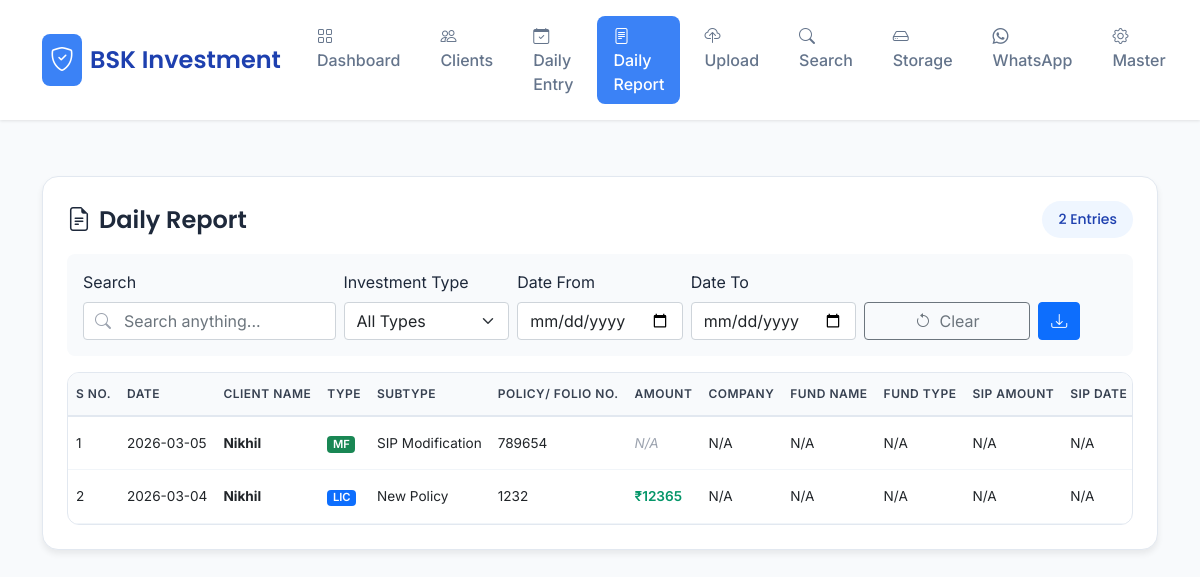
The app's page /daily_report with its own data.
### tables this page shows
CREATE TABLE "daily_entries" (
    id INTEGER PRIMARY KEY AUTOINCREMENT,
    entry_date DATE,
    client_name TEXT,
    investment_type TEXT,
    lic_subtype TEXT,
    lic_policy_number TEXT,
    lic_plan_term TEXT,
    amount REAL,
    note TEXT,
    file_no TEXT,
    pan_card TEXT,
    address TEXT,
    hi_policy TEXT,
    hi_dob DATE,
    hi_plan_term TEXT,
    hi_doc DATE,
    hi_year TEXT,
    hi_sum_assured REAL,
    mf_folio TEXT,
    mf_company_id INTEGER,
    mf_fund_id INTEGER,
    mf_fund_id_to INTEGER,
    mf_subtype TEXT,
    mf_stp_date DATE,
    mf_stp_start_date DATE,
    mf_stp_end_date DATE,
    mf_sip_amount REAL,
    mf_sip_date INTEGER,
    mf_sip_start_date DATE,
    mf_sip_end_date DATE,
    mf_transmission_type TEXT,
    mf_claimant_name TEXT,
    mf_claimant_relation TEXT,
    mf_companies TEXT,
    mf_folios TEXT,
    mf_sip_frequency TEXT,
    mf_switch_fund_from INTEGER,
    mf_switch_fund_to INTEGER,
    mf_new_address TEXT,
    mf_old_bank_detail TEXT,
    mf_new_bank_detail TEXT,
    mf_fund_type TEXT,
    mf_fund_subtype TEXT,
    client_id INTEGER,
    hi_company_id INTEGER,
    hi_product_id INTEGER,
    created_at TIMESTAMP DEFAULT CURRENT_TIMESTAMP,
    it_address TEXT,
    id_type TEXT,
    stp_fund_type TEXT,
    stp_fund_subtype TEXT,
    switch_fund_type TEXT,
    switch_fund_subtype TEXT,
    mf_swp_amount REAL,
    mf_swp_start_date DATE,
    mf_swp_end_date DATE,
    hi_expiry_date DATE
);

### app.py (the view)
@app.route('/daily_report')
def daily_report():
    try:
        conn = get_db_connection()
        if conn is None:
            flash("Database error", "error")
            return render_template('daily_report.html', entries=[], companies=[], hi_companies=[], mf_funds=[], hi_products=[], clients=[])
        entries = conn.execute('''
            SELECT de.*,
            COALESCE(c.client_images, '') as client_images,
            COALESCE(e.entry_images, '') as entry_images,
            cl.client_type as client_category
            FROM daily_entries de
            LEFT JOIN clients cl ON de.client_id = cl.id
            LEFT JOIN (
                SELECT client_id, GROUP_CONCAT(filename) as client_images
                FROM documents
                WHERE daily_entry_id IS NULL
                GROUP BY client_id
            ) c ON de.client_id = c.client_id
            LEFT JOIN (
                SELECT daily_entry_id, GROUP_CONCAT(filename) as entry_images
                FROM documents
                WHERE daily_entry_id IS NOT NULL
                GROUP BY daily_entry_id
            ) e ON de.id = e.daily_entry_id
            ORDER BY de.entry_date DESC, de.id DESC
        ''').fetchall()
        companies = conn.execute('SELECT * FROM mf_companies ORDER BY name').fetchall()
        hi_companies = conn.execute('SELECT * FROM hi_companies ORDER BY name').fetchall()
        mf_funds = conn.execute('SELECT * FROM mf_funds ORDER BY fund_name').fetchall()
        hi_products = conn.execute('SELECT * FROM hi_products ORDER BY product_name').fetchall()
        clients = conn.execute('SELECT * FROM clients ORDER BY name').fetchall()
        conn.close()
        entries = [dict(row) for row in entries]
        companies = [dict(row) for row in companies]
        hi_companies = [dict(row) for row in hi_companies]
        mf_funds = [dict(row) for row in mf_funds]
        hi_products = [dict(row) for row in hi_products]
        clients = [dict(row) for row in clients]
        def get_company_name(company_id):
            if not company_id:
                return 'N/A'
            company = next((c for c in companies if c['id'] == company_id), None)
            return company['name'] if company else 'N/A'
        def get_hi_company_name(company_id):
            if not company_id:
                return 'N/A'
            company = next((c for c in hi_companies if c['id'] == company_id), None)
            return company['name'] if company else 'N/A'
        def get_fund_name(fund_id):
            if not fund_id:
                return 'N/A'
            fund = next((f for f in mf_funds if f['id'] == fund_id), None)
            return fund['fund_name'] if fund else 'N/A'
        return render_template('daily_report.html',
            entries=entries,
            companies=companies,
            hi_companies=hi_companies,
            mf_funds=mf_funds,
            hi_products=hi_products,
            clients=clients,
            get_company_name=get_company_name,
            get_hi_company_name=get_hi_company_name,
            get_fund_name=get_fund_name)
    except Exception as e:
        logger.error(f"Error in daily_report: {e}")
        flash("Error loading daily report", "error")
        return render_template('daily_report.html', entries=[], companies=[], hi_companies=[], mf_funds=[], hi_products=[], clients=[],
            get_company_name=lambda x: 'N/A',
            get_hi_company_name=lambda x: 'N/A',
            get_fund_name=lambda x: 'N/A')

### app.py (called while the page is built)
def get_db_connection():
    try:
        conn = sqlite3.connect('documents.db')
        conn.row_factory = sqlite3.Row
        return conn
    except sqlite3.Error as e:
        logger.error(f"Database connection error: {e}")
        flash("Database connection error. Please try again.", "error")
        return None

### templates/daily_report.html (shortened to what this page needs)
<!DOCTYPE html>
<html lang="en">
<head>
    <link href="https://cdn.jsdelivr.net/npm/bootstrap@5.1.3/dist/css/bootstrap.min.css" rel="stylesheet">
    <link rel="stylesheet" href="https://cdn.jsdelivr.net/npm/bootstrap-icons@1.8.1/font/bootstrap-icons.css">
</head>
{% set active_page = 'daily_report' %}
{% include '_navbar.html' %}
<main class="container py-4">
    <div class="page-container">
        <div class="page-title">
            <span><i class="bi bi-file-earmark-text me-2"></i>Daily Report</span>
            <span class="entry-count">{{ entries|length }} Entries</span>
        </div>
        <div class="filter-section">
            <div class="row g-2 align-items-end">
                <div class="col-md-3">
                    <label class="form-label">Search</label>
                    <div class="search-box">
                        <i class="bi bi-search"></i>
                        <input type="text" id="searchAll" class="form-control" placeholder="Search anything...">
                    </div>
                </div>
                <div class="col-md-2">
                    <label class="form-label">Investment Type</label>
                    <select id="filterType" class="form-select">
                        <option value="">All Types</option>
                    </select>
                </div>
                <div class="col-md-2">
                    <label class="form-label">Date From</label>
                    <input type="date" id="filterDateFrom" class="form-control">
                </div>
                <div class="col-md-2">
                    <label class="form-label">Date To</label>
                    <input type="date" id="filterDateTo" class="form-control">
                </div>
                <div class="col-md-2">
                    <button onclick="clearFilters()" class="btn btn-outline-secondary w-100">
                        <i class="bi bi-arrow-counterclockwise me-1"></i> Clear
                    </button>
                </div>
                <div class="col-md-1">
                    <button class="btn btn-primary" onclick="exportToExcel()">
                        <i class="bi bi-download"></i>
                    </button>
                </div>
            </div>
        </div>
        <div class="table-container">
            <div class="table-responsive">
                <table class="table table-hover" id="reportTable">
                    <thead>
                        <tr>
                            <th>S No.</th>
                            <th>Date</th>
                            <th>Client Name</th>
                            <th>Type</th>
                            <th>Subtype</th>
                            <th>Policy/ Folio No.</th>
                            <th>Amount</th>
                            <th>Company</th>
                            <th>Fund Name</th>
                            <th>Fund Type</th>
                            <th>SIP Amount</th>
                            <th>SIP Date</th>
                        </tr>
                    </thead>
                    <tbody>
                        {% for entry in entries %}
                        <tr data-id="{{ entry['id'] }}"
                            data-date="{{ entry['entry_date'] or '' }}"
                            data-client="{{ entry['client_name'] or '' }}"
                            data-type="{{ entry['investment_type'] or '' }}"
                            data-all="{{ entry|tojson }}">
                            <td>{{ loop.index }}</td>
                            <td>{{ entry['entry_date'] or 'N/A' }}</td>
                            <td><strong>{{ entry['client_name'] or 'N/A' }}</strong></td>
                            <td>
                                {% if entry['investment_type'] == 'LIC' %}<span class="badge bg-primary badge-type">LIC</span>
                                {% elif entry['investment_type'] == 'Mutual Fund' %}<span class="badge bg-success badge-type">MF</span>
                                {% elif entry['investment_type'] == 'Health Insurance' %}<span class="badge bg-warning text-dark badge-type">HI</span>
                                {% elif entry['investment_type'] == 'Income Tax' %}<span class="badge bg-info text-dark badge-type">IT</span>
                                {% elif entry['investment_type'] == 'ID Section' %}<span class="badge bg-secondary badge-type">ID</span>
                                {% else %}<span class="badge bg-light text-dark badge-type">-</span>
                                {% endif %}
                            </td>
                            <td>{{ entry['lic_subtype'] or entry['mf_subtype'] or entry['id_type'] or 'N/A' }}</td>
                            <td>{{ entry['lic_policy_number'] or entry['mf_folio'] or entry['hi_policy'] or entry['file_no'] or 'N/A' }}</td>
                            <td>
                                {% if entry.amount %}<span class="amount-text">₹{{ entry.amount|int }}</span>
                                {% elif entry.hi_sum_assured %}<span class="amount-text">₹{{ entry.hi_sum_assured|int }}</span>
                                {% elif entry.mf_sip_amount %}<span class="amount-text">₹{{ entry.mf_sip_amount|int }}</span>
                                {% else %}<span class="na-text">N/A</span>{% endif %}
                            </td>
                            <td>{{ get_company_name(entry.mf_company_id) if entry.mf_company_id else (get_hi_company_name(entry.hi_company_id) if entry.hi_company_id else 'N/A') }}</td>
                            <td>{{ get_fund_name(entry.mf_fund_id) if entry.mf_fund_id else 'N/A' }}</td>
                            <td>{{ entry['mf_fund_type'] or entry['mf_fund_subtype'] or 'N/A' }}</td>
                            <td>{{ '₹' + entry.mf_sip_amount|string if entry.mf_sip_amount else 'N/A' }}</td>
                            <td>{{ entry['mf_sip_date'] or 'N/A' }}</td>
                        </tr>
                        {% endfor %}
                    </tbody>
                </table>
            </div>
        </div>
    </div>
</main>
</body>
</html>

### templates/daily_report.html (style rules this page uses)
* { margin: 0; padding: 0; box-sizing: border-box; }
.page-container { background: white; border-radius: 16px; padding: 1.5rem; box-shadow: 0 4px 6px rgba(0,0,0,0.07); border: 1px solid #e2e8f0; margin-top: 2rem; margin-bottom: 2rem; }
.page-title { font-family: 'Poppins', sans-serif; font-size: 1.5rem; font-weight: 600; color: #1e293b; margin-bottom: 1rem; display: flex; align-items: center; justify-content: space-between; }
.entry-count { background: #eff6ff; color: #1e40af; padding: 0.5rem 1rem; border-radius: 20px; font-size: 0.875rem; font-weight: 500; }
.table-container { background: white; border-radius: 12px; overflow: hidden; border: 1px solid #e2e8f0; }
.table { margin: 0; font-size: 0.85rem; }
.table thead th { background: #f8fafc; border-bottom: 2px solid #e2e8f0; color: #374151; font-weight: 600; padding: 0.75rem 0.5rem; font-size: 0.75rem; text-transform: uppercase; letter-spacing: 0.5px; white-space: nowrap; }
.table tbody td { padding: 0.75rem 0.5rem; vertical-align: middle; border-bottom: 1px solid #f1f5f9; white-space: nowrap; }
.table-responsive { max-height: 70vh; overflow-y: auto; }
.badge-type { font-size: 0.7rem; padding: 0.25em 0.5em; font-weight: 600; }
.amount-text { font-weight: 600; color: #059669; }
.na-text { color: #9ca3af; font-style: italic; }
.filter-section { background: #f8fafc; padding: 1rem; border-radius: 8px; margin-bottom: 1rem; }
.search-box { position: relative; }
.search-box input { padding-left: 2.5rem; }
.search-box i { position: absolute; left: 0.75rem; top: 50%; transform: translateY(-50%); color: #9ca3af; }

### records on screen
daily_entries: entry_date "2026-03-05", client_name "Nikhil", investment_type "MF", mf_subtype "SIP Modification", mf_folio "789654", shows "N/A", get_company_name "N/A", get_fund_name "N/A", entry "N/A", mf_sip_amount "N/A"
daily_entries: entry_date "2026-03-04", client_name "Nikhil", investment_type "LIC", lic_subtype "New Policy", lic_policy_number "1232", amount "12365", get_company_name "N/A", get_fund_name "N/A", entry "N/A", mf_sip_amount "N/A"

### other values on screen
{{ entries|length }} "2"
